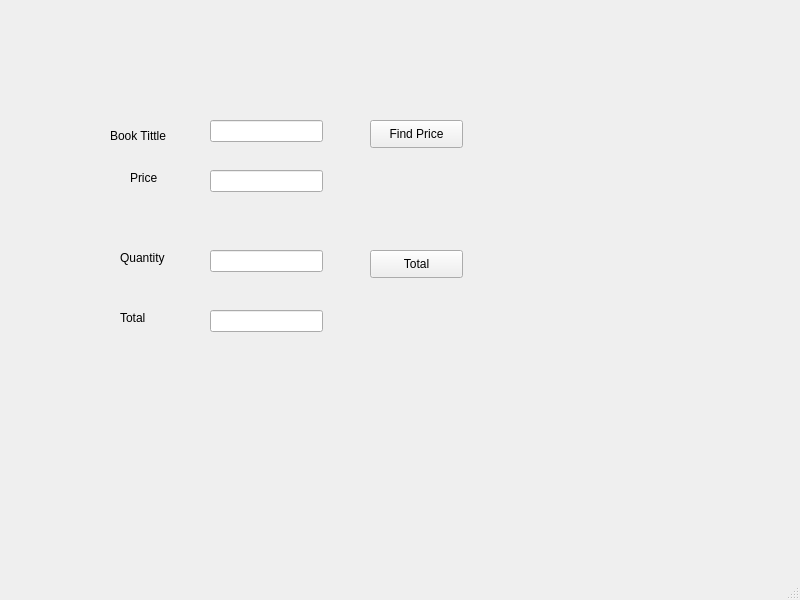
<?xml version="1.0" encoding="UTF-8"?>
<ui version="4.0">
 <class>MainWindow</class>
 <widget class="QMainWindow" name="MainWindow">
  <property name="geometry">
   <rect>
    <x>0</x>
    <y>0</y>
    <width>800</width>
    <height>600</height>
   </rect>
  </property>
  <property name="windowTitle">
   <string>MainWindow</string>
  </property>
  <widget class="QWidget" name="centralwidget">
   <widget class="QLineEdit" name="lineEdit_3">
    <property name="geometry">
     <rect>
      <x>210</x>
      <y>120</y>
      <width>113</width>
      <height>22</height>
     </rect>
    </property>
   </widget>
   <widget class="QLabel" name="label">
    <property name="geometry">
     <rect>
      <x>110</x>
      <y>120</y>
      <width>81</width>
      <height>31</height>
     </rect>
    </property>
    <property name="text">
     <string>Book Tittle</string>
    </property>
   </widget>
   <widget class="QLabel" name="label_2">
    <property name="geometry">
     <rect>
      <x>130</x>
      <y>170</y>
      <width>55</width>
      <height>16</height>
     </rect>
    </property>
    <property name="text">
     <string>Price</string>
    </property>
   </widget>
   <widget class="QLineEdit" name="lineEdit">
    <property name="geometry">
     <rect>
      <x>210</x>
      <y>170</y>
      <width>113</width>
      <height>22</height>
     </rect>
    </property>
   </widget>
   <widget class="QLabel" name="label_3">
    <property name="geometry">
     <rect>
      <x>120</x>
      <y>250</y>
      <width>55</width>
      <height>16</height>
     </rect>
    </property>
    <property name="text">
     <string>Quantity</string>
    </property>
   </widget>
   <widget class="QLineEdit" name="lineEdit_2">
    <property name="geometry">
     <rect>
      <x>210</x>
      <y>250</y>
      <width>113</width>
      <height>22</height>
     </rect>
    </property>
   </widget>
   <widget class="QLabel" name="label_4">
    <property name="geometry">
     <rect>
      <x>120</x>
      <y>310</y>
      <width>55</width>
      <height>16</height>
     </rect>
    </property>
    <property name="text">
     <string>Total</string>
    </property>
   </widget>
   <widget class="QLineEdit" name="lineEdit_4">
    <property name="geometry">
     <rect>
      <x>210</x>
      <y>310</y>
      <width>113</width>
      <height>22</height>
     </rect>
    </property>
   </widget>
   <widget class="QPushButton" name="pushButton">
    <property name="geometry">
     <rect>
      <x>370</x>
      <y>120</y>
      <width>93</width>
      <height>28</height>
     </rect>
    </property>
    <property name="text">
     <string>Find Price</string>
    </property>
   </widget>
   <widget class="QPushButton" name="pushButton_2">
    <property name="geometry">
     <rect>
      <x>370</x>
      <y>250</y>
      <width>93</width>
      <height>28</height>
     </rect>
    </property>
    <property name="text">
     <string>Total</string>
    </property>
   </widget>
  </widget>
  <widget class="QMenuBar" name="menubar">
   <property name="geometry">
    <rect>
     <x>0</x>
     <y>0</y>
     <width>800</width>
     <height>26</height>
    </rect>
   </property>
  </widget>
  <widget class="QStatusBar" name="statusbar"/>
 </widget>
 <resources/>
 <connections/>
</ui>
